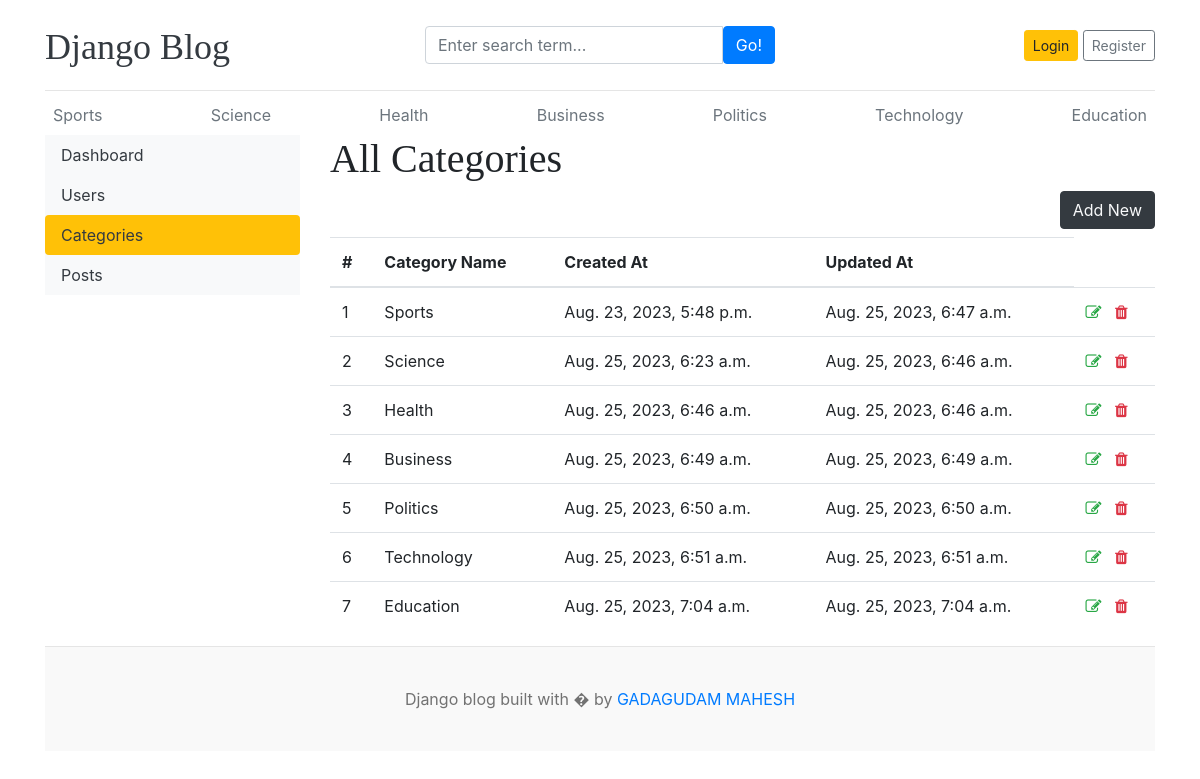
The page /dashboard/categories/ on the database as committed earlier.
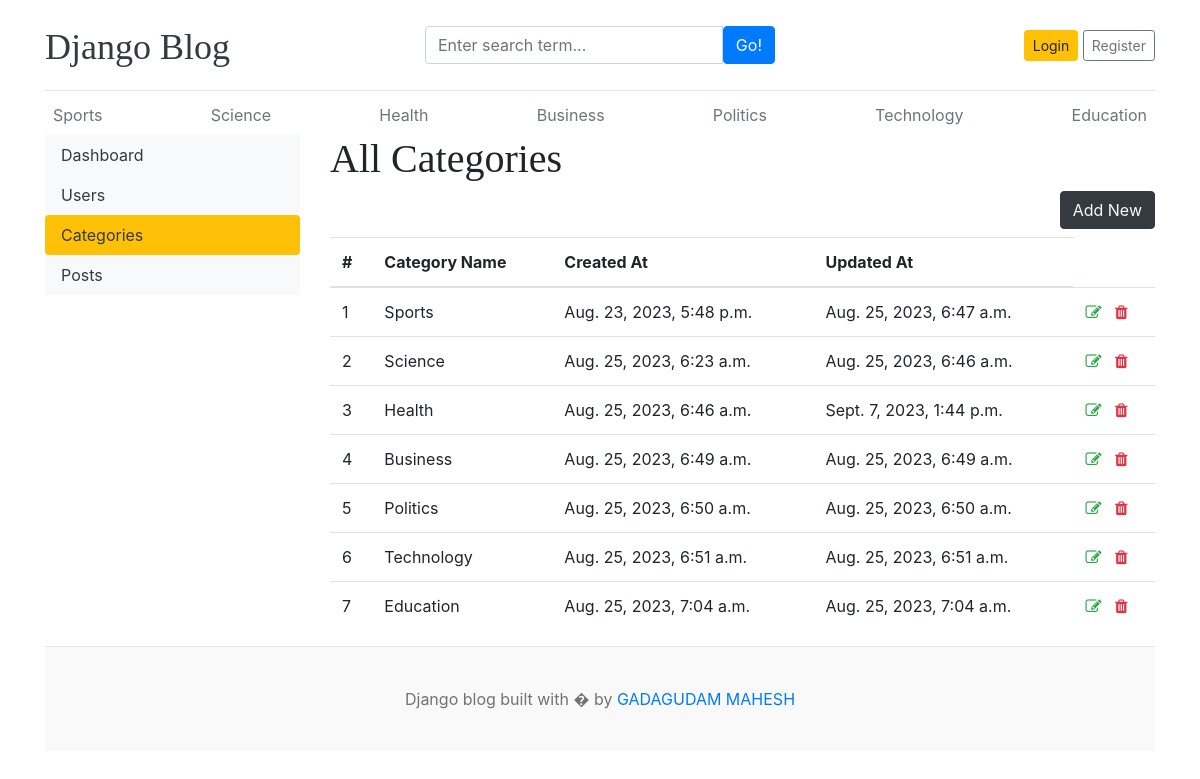
The same page on the database as committed later.
### blog/models.py (models this page shows)
class Category(models.Model):
    category_name=models.CharField(max_length=50,unique=True)
    created_at=models.DateTimeField(auto_now_add=True)
    updated_at=models.DateTimeField(auto_now=True)
    class Meta:
        verbose_name_plural='categories'
    def __str__(self):
        return self.category_name

### dashboards/views.py (the view)
# urls.py: path('categories/',views.categories,name='categories'),
def categories(request):
    return render(request,'dashboard/categories.html')

### blog/context_processor.py (called while the page is built)
def get_categories(request):
    categories=Category.objects.all()
    return dict(categories=categories)

def get_social_links(request):
    social_links=SocialLink.objects.all()
    return dict(social_links=social_links)

### templates/dashboard/categories.html (shortened to what this page needs)
{% extends 'base.html' %}
{% block content %}
  <div class="row">
    {% include 'dashboard/sidebar.html' %}
    <div class="col-md-9">
      <h1>All Categories</h1>
      <a href="{% url 'add_category' %}" class="btn btn-dark text-light float-right mb-2">Add New</a>
      <table class="table table-hover">
        <thead>
          <tr>
            <th scope="col">#</th>
            <th scope="col">Category Name</th>
            <th scope="col">Created At</th>
            <th scope="col">Updated At</th>
          </tr>
          <tbody>
            {% for cat  in categories %}
            <tr>
              <td>{{forloop.counter}}</td>
              <td>{{cat}}</td>
              <td>{{cat.created_at}}</td>
              <td>{{cat.updated_at}}</td>
              <td>
                <a href="{% url 'edit_category' cat.id %}" <i class="fa fa-edit text-success"></i></a>
                <a href="{% url 'delete_category' cat.id %}" <i class="fa fa-trash text-danger"></i></a>
              </td>
            </tr>
            {% endfor %}
          </tbody>
        </thead>
      </table>
    </div>
  </div>
{% endblock %}

### templates/base.html (shortened to what this page needs)
{% load static %}
<!DOCTYPE html>
<html lang="en">
<head>
    <link href="https://getbootstrap.com/docs/4.0/dist/css/bootstrap.min.css" rel="stylesheet">
    <link href="{% static 'css/blog.css' %}" rel="stylesheet">
    <link rel="stylesheet" href="https://cdnjs.cloudflare.com/ajax/libs/font-awesome/4.7.0/css/font-awesome.min.css">
  </head>
<body>
    <div class="container">
      <header class="blog-header py-3">
        <div class="row flex-nowrap justify-content-between align-items-center">
          <div class="col-4 pt-1">
            <a class="blog-header-logo text-dark" href="/">Django Blog</a>
          </div>
          <div class="col-4">
            <form action="{% url 'search' %}" method="GET">
              <div class="input-group">
                <input class="form-control" type="text" name="keyword" value="{{keyword}}" placeholder="Enter search term..." aria-label="Enter search term..." aria-describedby="button-search" />
                <button type="submit" class="btn btn-primary" id="button-search" type="button">Go!</button>
            </div>
            </form>
          </div>
          <div class="col-4 d-flex justify-content-end align-items-center">
            {% if not user.is_authenticated %}
            <a class="btn btn-sm btn-warning" href="{% url 'login' %}">Login</a> &nbsp;
            <a class="btn btn-sm btn-outline-secondary" href="{% url 'register' %}">Register</a>
          </div>
          {% else %}
          <span><a href="{% url 'dashboard' %}">Dashboard</a></span>
          &emsp;
          <span><a href="{% url 'logout' %}">Logout</a></span>
          {% endif %}
        </div>
      </header>
      <div class="nav-scroller py-1 mb-2">
        <nav class="nav d-flex justify-content-between">
          {% for cat in categories %}
          <a class="p-2 text-muted" href="{% url 'posts_by_category' cat.id %}">{{cat.category_name}}</a>
          {% endfor %}
        </nav
      </div>
{% block content %}
{% endblock  %}
<footer class="blog-footer">
    <p>Django blog built with � by <a href="#">GADAGUDAM MAHESH</a></p>
  </footer>
  </body>
  </html>

Rows that differ between the two databases and show on the page:
changed Category "Health": updated_at "Aug. 25, 2023, 6:46 a.m." → "Sept. 7, 2023, 1:44 p.m."
